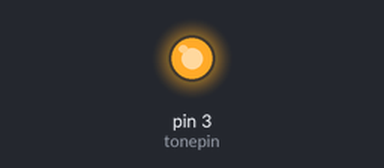
A sketch run on a simulated Arduino Uno, built with avr-gcc and run on an emulated ATmega328P. Parts: output pins drawn as LEDs (lit = HIGH).

Above: at 0.05 s.
Timing chart, 0 to 3.0 s (numbered marks = the images above):
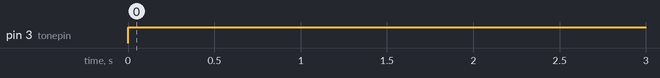

Measured:
- by itself, pin 3 (tonepin): LOW → HIGH at 0.00 s

The sketch:

buzzer.ino
```cpp
 /*
Keyestudio smart home Kit for Arduino
Project 3.1
Buzzer
http://www.keyestudio.com
*/
int tonepin = 3; // Set the Pin of the buzzer to the digital D3
     void setup ()
     {
       pinMode (tonepin, OUTPUT); // Set the digital IO pin mode to output
     }
     void loop ()
     {
       unsigned char i, j;
       while (1)
       {
         for (i = 0; i <80; i ++) // output a frequency sound
         {
           digitalWrite (tonepin, HIGH); // Sound
           delay (200); // Delay 1ms
           digitalWrite (tonepin, LOW); // No sound
           delay (5); // Delay 1ms
         }
         for (i = 0; i <100; i ++) // output sound of another frequency
         {
           digitalWrite (tonepin, HIGH); // Sound
           delay (200); // delay 2ms
           digitalWrite (tonepin, LOW); // No sound
           delay (5); // delay 2ms
         }}}
//
```
